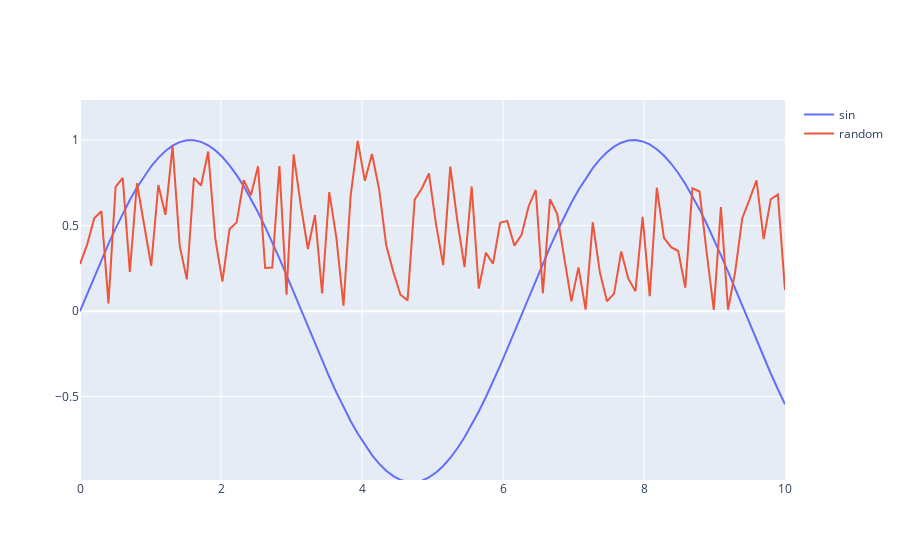

This figure's notebook cell:
### Markdown cell above
# 折れ線グラフプロット

### Code cell
import plotly.graph_objects as go
import numpy as np
xs = np.linspace(0, 10, 100)
sins = np.sin(xs)
randoms = np.random.rand(100)

fig = go.Figure(data=[
    go.Scatter(x=xs, y=sins, name="sin"),
    go.Scatter(x=xs, y=randoms, name="random"),
])
fig.show()
